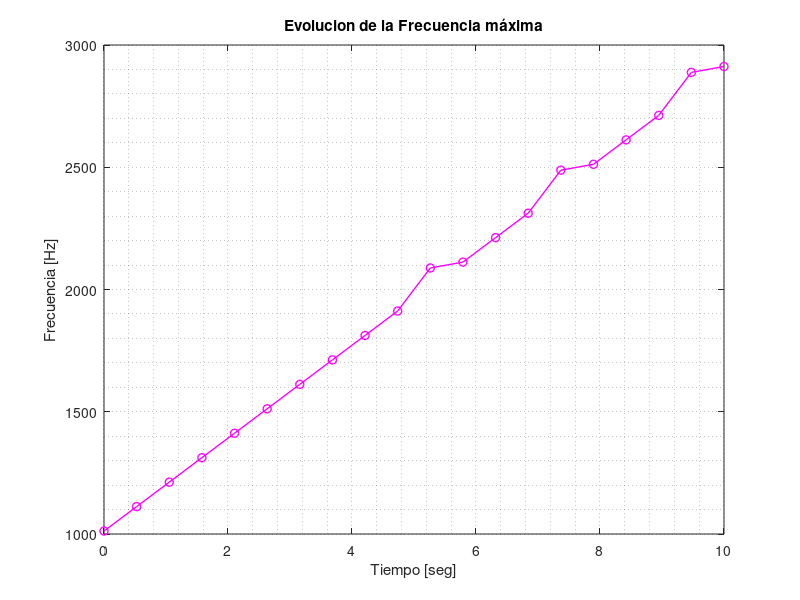

Reproduce this figure in MATLAB.
%% PRÁCTICA 8.5. Evolución temporal de la frecuencia máxima del periodograma

clc, clear all, close all
duracion = 10;
fo = 1000;
f1 = 2000; 
Fmax=f1;
Fs = 10*Fmax;
Ts = 1/Fs;
tn = Ts:Ts:duracion;
p=1; % p es el orden del polinomio (p=1: lineal)(p=2: cuadrático)
beta   = (f1-fo)./(duracion.^(p));
fi=fo+beta*tn; %+ para incremento de la frecuencia instantanea
senial_chirp = cos(2*pi*fi.*tn);% operador(.) importante para que no dé error.
plot(tn,senial_chirp);
title('CHIRP: desde 1KHz hasta 2 KHz en 10 segundos');
xlabel('tiempo [s]');
ylabel('Amplitud');
grid minor;
sound(senial_chirp,Fs)

%-----CREACIÓN CÁLCULO DE EVOLUCIÓN DE FMAX-----
tamanio = input("Ingrese el tamaño de la porción que desea ver (%): ");   
Longitud = length(senial_chirp); %Longitud de la señal chirp
Longitud_porciento = Longitud*tamanio/100; %Conversión en porcentaje la longitud de la señal
porciones = floor(100/tamanio); %Cálculo del número de porciones deseadas de la muestra total
factor = 128;  %Factor para la resolución de la nFFT
puntos_nFFT = 2^ceil(log2(Longitud_porciento))*factor;  %Cálculo de puntos nFFT

%Lazo for para recorrer las porciones de la señal
freq = Fs*(0:(puntos_nFFT/2))/puntos_nFFT;      %Vector de frecuencias creado
var1 = 1;   %Variable auxiliar a ser empleada en las porciones del lazo for
var2 = Longitud_porciento; %Variable auxiliar a ser empleada en las porciones del lazo for
for i = 1:porciones
    matriz = senial_chirp(:,var1:var2);                                   
    Y = fft(matriz, puntos_nFFT);                                          
    P = Y(1:puntos_nFFT/2+1);                                             
    [Pmax(i), indice] = max(abs(P));                                       
    F_max(i) = freq(indice);                                                 
    var1 = var1 + Longitud_porciento;                                     
    var2 = var2 + Longitud_porciento;                                     
end

%------GRÁFICA DE LA EVOLUCION DE FMAX---------
t_n = linspace(0,duracion,length(F_max));                           
plot(t_n,F_max,'m-o','LineWidth',1)                                      
title("Evolucion de la Frecuencia máxima")                            
xlabel('Tiempo [seg]')                                                               
ylabel('Frecuencia [Hz]')                                                           
grid minor
 
